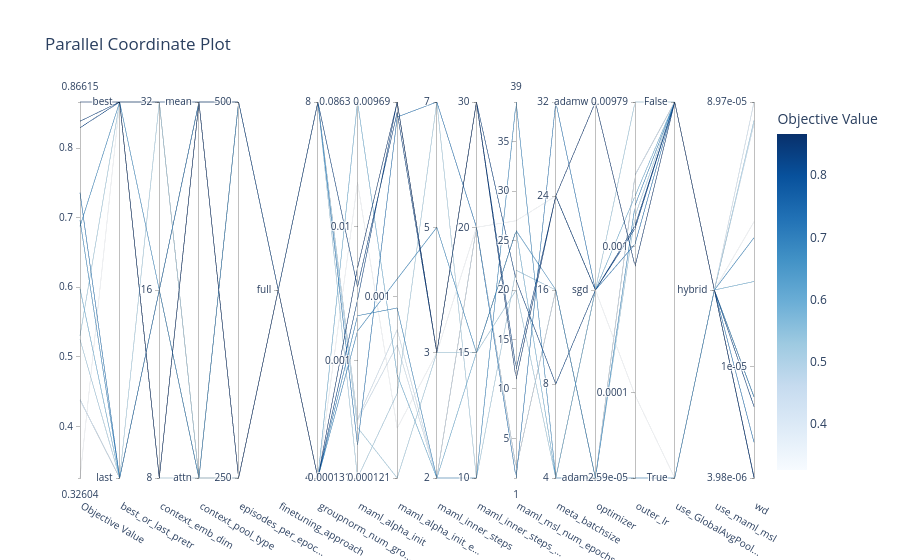

Notebook cell for this chart:
### Code cell
# 3. Parallel Coordinate Plot (Visualizes high-dimensional relationships)
fig_parallel = plot_parallel_coordinate(study)
fig_parallel.show()

### Figure 1 — Plotly figure (JSON) as saved in the notebook; plotly's stock layout.template omitted (floating-point values rounded to 4 significant figures)
{"data": [{"dimensions": [{"label": "Objective Value", "range": [0.326, 0.8661], "values": [0.8661, 0.5302, 0.8292, 0.6964, 0.5979, 0.6875, 0.438, 0.4391, 0.7359, 0.8385, 0.525, 0.326]}, {"label": "best_or_last_pretr", "range": [0, 1], "ticktext": ["last", "best"], "tickvals": [0, 1], "values": [1, 1, 1, 0, 0, 1, 0, 0, 0, 1, 0, 1]}, {"label": "context_emb_dim", "range": [0, 2], "ticktext": ["8", "16", "32"], "tickvals": [0, 1, 2], "values": [0, 0, 0, 1, 1, 1, 1, 1, 1, 2, 2, 2]}, {"label": "context_pool_type", "range": [0, 1], "ticktext": ["attn", "mean"], "tickvals": [0, 1], "values": [1, 0, 1, 0, 1, 0, 1, 1, 1, 1, 0, 0]}, {"label": "episodes_per_epoc...", "range": [0, 1], "ticktext": ["250", "500"], "tickvals": [0, 1], "values": [0, 0, 1, 1, 1, 1, 1, 1, 1, 0, 0, 1]}, {"label": "finetuning_approach", "range": [0, 0], "ticktext": ["full"], "tickvals": [0], "values": [0, 0, 0, 0, 0, 0, 0, 0, 0, 0, 0, 0]}, {"label": "groupnorm_num_gro...", "range": [0, 1], "ticktext": ["4", "8"], "tickvals": [0, 1], "values": [0, 1, 0, 0, 0, 0, 1, 1, 1, 1, 1, 0]}, {"label": "maml_alpha_init", "range": [-3.882, -1.064], "ticktext": ["0.000131", "0.001", "0.01", "0.0863"], "tickvals": [-3.882, -3, -2, -1.064], "values": [-2.307, -3.504, -2.547, -2.666, -1.064, -2.781, -3.439, -3.45, -3.636, -2.45, -3.882, -1.666]}, {"label": "maml_alpha_init_e...", "range": [-3.917, -2.014], "ticktext": ["0.000121", "0.001", "0.00969"], "tickvals": [-3.917, -3, -2.014], "values": [-2.014, -3.917, -2.014, -3.056, -3.395, -2.909, -3.166, -3.243, -2.09, -2.066, -3.489, -3.665]}, {"label": "maml_inner_steps", "range": [0, 3], "ticktext": ["2", "3", "5", "7"], "tickvals": [0, 1, 2, 3], "values": [1, 1, 1, 0, 0, 2, 0, 0, 3, 1, 3, 1]}, {"label": "maml_inner_steps_...", "range": [0, 3], "ticktext": ["10", "15", "20", "30"], "tickvals": [0, 1, 2, 3], "values": [3, 1, 3, 0, 1, 1, 2, 2, 2, 3, 0, 2]}, {"label": "maml_msl_num_epochs", "range": [1, 39], "values": [11, 20, 12, 39, 26, 26, 2, 2, 1, 21, 22, 27]}, {"label": "meta_batchsize", "range": [0, 4], "ticktext": ["4", "8", "16", "24", "32"], "tickvals": [0, 1, 2, 3, 4], "values": [3, 0, 3, 0, 0, 2, 2, 2, 4, 1, 2, 3]}, {"label": "optimizer", "range": [0, 2], "ticktext": ["adam", "sgd", "adamw"], "tickvals": [0, 1, 2], "values": [2, 1, 1, 0, 1, 0, 0, 0, 1, 1, 0, 1]}, {"label": "outer_lr", "range": [-4.587, -2.009], "ticktext": ["2.59e-05", "0.0001", "0.001", "0.00979"], "tickvals": [-4.587, -4, -3, -2.009], "values": [-3.135, -2.009, -2.876, -4.587, -2.653, -2.717, -2.511, -2.508, -2.982, -2.856, -2.791, -4.02]}, {"label": "use_GlobalAvgPool...", "range": [0, 1], "ticktext": ["True", "False"], "tickvals": [0, 1], "values": [1, 1, 1, 0, 1, 1, 1, 1, 1, 1, 1, 0]}, {"label": "use_maml_msl", "range": [0, 0], "ticktext": ["hybrid"], "tickvals": [0], "values": [0, 0, 0, 0, 0, 0, 0, 0, 0, 0, 0, 0]}, {"label": "wd", "range": [-5.4, -4.047], "ticktext": ["3.98e-06", "1e-05", "8.97e-05"], "tickvals": [-5.4, -5, -4.047], "values": [-5.396, -4.113, -5.4, -4.535, -4.693, -5.108, -4.047, -4.125, -5.271, -5.143, -5.108, -4.478]}], "labelangle": 30, "labelside": "bottom", "line": {"color": [0.8661, 0.5302, 0.8292, 0.6964, 0.5979, 0.6875, 0.438, 0.4391, 0.7359, 0.8385, 0.525, 0.326], "colorbar": {"title": {"text": "Objective Value"}}, "colorscale": [[0, "rgb(247,251,255)"], [0.125, "rgb(222,235,247)"], [0.25, "rgb(198,219,239)"], [0.375, "rgb(158,202,225)"], [0.5, "rgb(107,174,214)"], [0.625, "rgb(66,146,198)"], [0.75, "rgb(33,113,181)"], [0.875, "rgb(8,81,156)"], [1, "rgb(8,48,107)"]], "reversescale": false, "showscale": true}, "type": "parcoords"}], "layout": {"title": {"text": "Parallel Coordinate Plot"}}}
